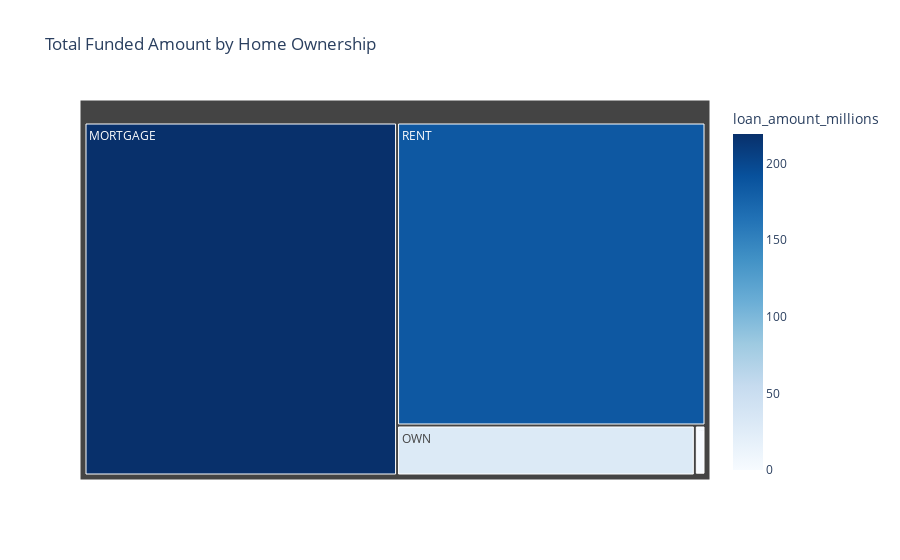

The notebook cell this image was saved under:
### Markdown cell above
# Home Ownership by Total Funded Amount

### Code cell
home_funding = df.groupby('home_ownership')['loan_amount'].sum().reset_index()
home_funding['loan_amount_millions']= home_funding['loan_amount']/1000000

fig = px.treemap(
    home_funding,
    path=['home_ownership'],
    values='loan_amount_millions',
    color='loan_amount_millions',
    color_continuous_scale='Blues',
    title='Total Funded Amount by Home Ownership'
)

fig.show()

### Figure 1 — Plotly figure (JSON) as saved in the notebook; plotly's stock layout.template omitted (floating-point values rounded to 4 significant figures)
{"data": [{"branchvalues": "total", "customdata": [[219.3], [0.0168], [1.045], [29.6], [185.8]], "domain": {"x": [0, 1], "y": [0, 1]}, "hovertemplate": "labels=%{label}<br>loan_amount_millions_sum=%{value}<br>parent=%{parent}<br>id=%{id}<br>loan_amount_millions=%{color}<extra></extra>", "ids": ["MORTGAGE", "NONE", "OTHER", "OWN", "RENT"], "labels": ["MORTGAGE", "NONE", "OTHER", "OWN", "RENT"], "marker": {"coloraxis": "coloraxis", "colors": [219.3, 0.0168, 1.045, 29.6, 185.8]}, "name": "", "parents": ["", "", "", "", ""], "type": "treemap", "values": [219.3, 0.0168, 1.045, 29.6, 185.8]}], "layout": {"autosize": true, "coloraxis": {"colorbar": {"title": {"text": "loan_amount_millions"}}, "colorscale": [[0, "rgb(247,251,255)"], [0.125, "rgb(222,235,247)"], [0.25, "rgb(198,219,239)"], [0.375, "rgb(158,202,225)"], [0.5, "rgb(107,174,214)"], [0.625, "rgb(66,146,198)"], [0.75, "rgb(33,113,181)"], [0.875, "rgb(8,81,156)"], [1, "rgb(8,48,107)"]]}, "legend": {"tracegroupgap": 0}, "title": {"text": "Total Funded Amount by Home Ownership"}}}
